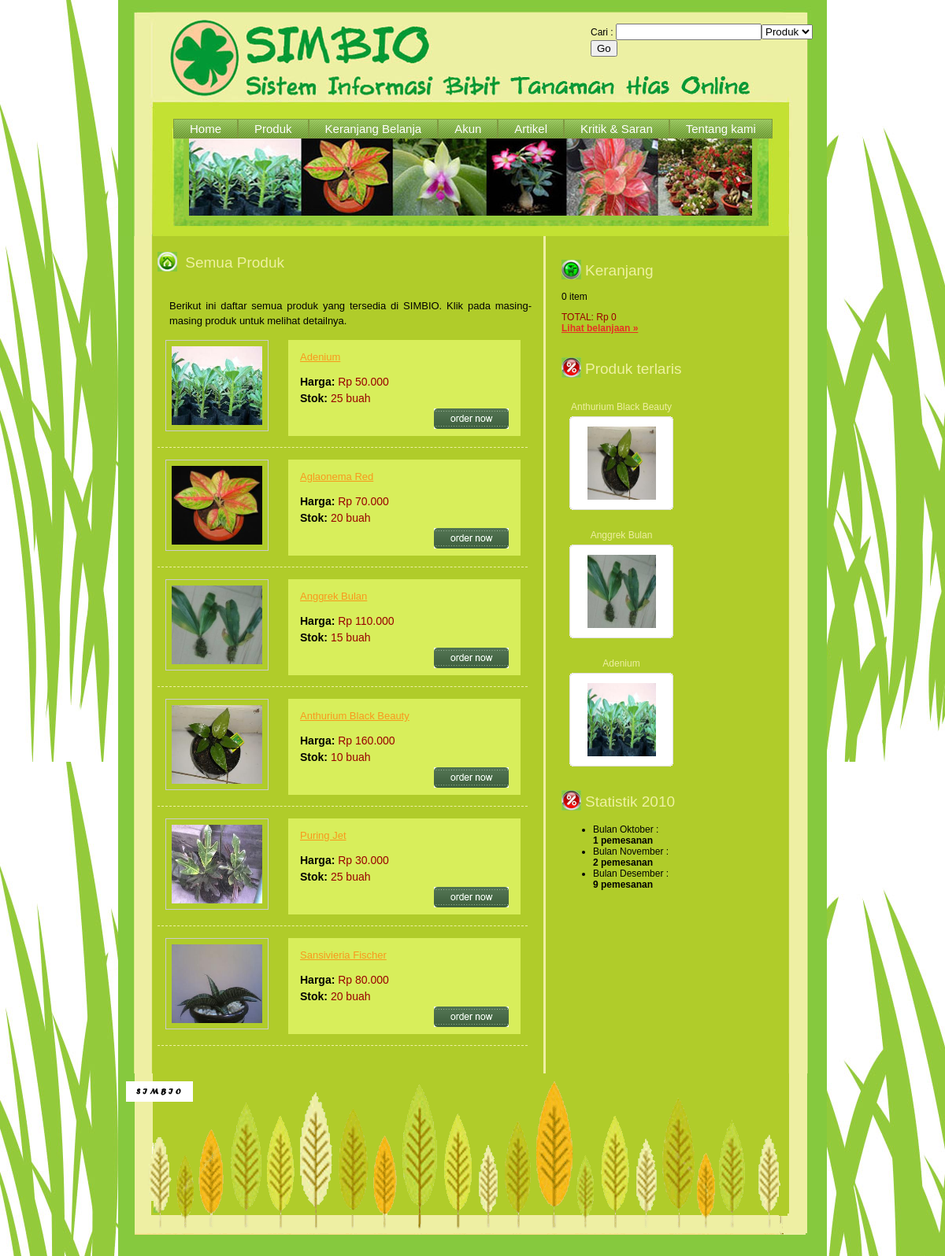
The app's page /index.php/produk with its own data.
### tables this page shows
CREATE TABLE IF NOT EXISTS `tb_produk` (
  `id_produk` int(11) NOT NULL AUTO_INCREMENT,
  `nama_produk` varchar(255) NOT NULL,
  `info_produk` text NOT NULL,
  `gambar_produk_1` varchar(255) NOT NULL,
  `gambar_produk_2` varchar(255) NOT NULL,
  `gambar_produk_3` varchar(255) NOT NULL,
  `stok_produk` int(11) NOT NULL,
  `harga_produk` decimal(10,0) NOT NULL,
  `tanggal_update_produk` datetime NOT NULL,
  `diskon` decimal(10,0) NOT NULL DEFAULT '0',
  `harga_diskon` decimal(10,0) NOT NULL,
  PRIMARY KEY (`id_produk`)
);

### system/application/controllers/produk.php (called while the page is built, shortened)
<?php
class Produk extends Controller {
    function index()
    {
        $data = array();
        $data['daftar_produk'] = $this->M_produk->get_semua_produk();
        $data['judul'] = "Semua Produk";
        $data['judul_konten'] = "Semua Produk";
        $data['template_konten'] = 'template_produk';
        $this->load->vars($data);
        $this->load->view('template');
    }
}

### system/codeigniter/CodeIgniter.php (called while the page is built, shortened)
<?php  if ( ! defined('BASEPATH')) exit('No direct script access allowed');
$EXT =& load_class('Hooks');
$EXT->_call_hook('pre_system');
$URI =& load_class('URI');
$RTR =& load_class('Router');
$method = $RTR->fetch_method();
$EXT->_call_hook('pre_controller');
$CI = new $class();
if ($RTR->scaffolding_request === TRUE)
{
	if ($EXT->_call_hook('scaffolding_override') === FALSE)
	{
		$CI->_ci_scaffolding();
	}
}
else
{
	if (method_exists($CI, '_remap'))
	{
		$CI->_remap($method);
	}
	else
	{
		call_user_func_array(array(&$CI, $method), array_slice($URI->rsegments, 2));
	}
}

### index.php (called while the page is built, shortened)
<?php
require_once BASEPATH.'codeigniter/CodeIgniter'.EXT;

### system/codeigniter/Base5.php (called while the page is built)
<?php  if ( ! defined('BASEPATH')) exit('No direct script access allowed');
class CI_Base {
	private static $instance;
	public function CI_Base()
	{
		self::$instance =& $this;
	}
	public static function &get_instance()
	{
		return self::$instance;
	}
}
function &get_instance()
{
	return CI_Base::get_instance();
}

### system/application/models/m_produk.php (called while the page is built, shortened)
<?php
class M_produk extends Model {
    function get_semua_produk()
    {
        $data = array();
        $this->db->order_by('nama_produk');
        $q = $this->db->get('tb_produk');
        if($q->num_rows() > 0)
        {
            foreach ($q->result_array() as $row)
            {
              $data[] = $row;
            }
        }
        return $data;
    }
}

### system/application/models/m_statistik.php (called while the page is built, shortened)
<?php
class M_statistik extends Model {
    function get_pemesanan_per_bulan($tahun = '2010')
    {
        $data = array();
        $q = $this->db->query("SELECT MONTH(`tanggal_pemesanan`) as bulan, COUNT(id_pesanan) as jumlah
                               FROM tb_pesanan
                               WHERE YEAR(`tanggal_pemesanan`) = $tahun
                               GROUP BY MONTH(`tanggal_pemesanan`)
                               ORDER BY MONTH(`tanggal_pemesanan`) ASC");
        if($q->num_rows() > 0)
        {
            foreach ($q->result_array() as $row)
            {
              $data[] = $row;
            }
        }
        return $data;
    }
    function get_produk_terlaris($limit = 3)
    {
        $data = array();
        $q = $this->db->query("SELECT p.id_produk, p.nama_produk, p.gambar_produk_1, COUNT(pp.id_produk) AS jumlah_pembelian
                               FROM tb_produk_pesanan AS pp, tb_produk AS p
                               WHERE p.id_produk = pp.id_produk
                               GROUP BY pp.id_produk
                               ORDER BY jumlah_pembelian DESC
                               LIMIT $limit");
        if($q->num_rows() > 0)
        {
            foreach ($q->result_array() as $row)
            {
              $data[] = $row;
            }
        }
        return $data;
    }
}

### system/application/views/template_produk.php (the view, shortened to what this page needs)
<div class="title"><span class="title_icon"><img src="images/bullet1.gif" alt="" title="" /></span>
<?php echo $judul_konten ?>
</div>
<br/>
<p>Berikut ini daftar semua produk yang tersedia di SIMBIO. Klik pada masing-masing produk untuk melihat detailnya.</p>
<?php foreach ($daftar_produk as $produk) : ?>
    <div class="feat_prod_box">
        <div class="prod_img prod_images">
            <?php echo anchor("produk/detail/{$produk['id_produk']}/".url_title($produk['nama_produk']), img(array('src' => "images/photos/{$produk['gambar_produk_1']}", 'width' => '115', 'height' => '100', 'border' => '0'))) ?>
        </div>
        <div class="prod_det_box">
            <div class="box_top"></div>
            <div class="box_center">
                <div class="prod_title"><?php echo anchor("produk/detail/{$produk['id_produk']}/".url_title($produk['nama_produk']), $produk['nama_produk']) ?></div>
                <br/>
                <div class="price">
                    <strong>Harga:</strong>
                    <?php if($this->session->userdata('id_user') && $produk['diskon'] != 0) :  ?>
                    <span class="red" style="color: #777;"><strike>Rp <?php echo number_format($produk['harga_produk'], 0, ',', '.') ?></strike></span>
                    <span class="red">Rp <?php echo number_format($produk['harga_diskon'], 0, ',', '.') ?></span>
                    <?php else : ?>
                    <span class="red">Rp <?php echo number_format($produk['harga_produk'], 0, ',', '.') ?></span>
                    <?php endif; ?>
                </div>
                <div class="price"><strong>Stok:</strong> <span class="red"><?php echo $produk['stok_produk'] ?> buah</span></div>
                <?php echo anchor("keranjang_belanja/tambah/{$produk['id_produk']}", img(array('src' => "images/order_now.gif", 'border' => '0')), array('class' => 'more')) ?>
            </div>
            <div class="box_bottom"></div>
        </div>
    </div>
<?php endforeach; ?>

### system/application/views/template.php (shortened to what this page needs)
<!DOCTYPE html PUBLIC "-//W3C//DTD XHTML 1.0 Transitional//EN" "http://www.w3.org/TR/xhtml1/DTD/xhtml1-transitional.dtd">
<html xmlns="http://www.w3.org/1999/xhtml">
    <head>
        <link rel="stylesheet" type="text/css" href="style.css" />
    </head>
    <body>
        <div id="wrap">
            <div class="header">
                <?php $this->load->view('header') ?>
            </div>
            <div class="center_content">
                <div class="left_content">
                    <?php $this->load->view($template_konten) ?>
                </div>
                <div class="right_content">
                    <?php $this->load->view('sidebar') ?>
                </div>
                <div class="footer">
                    <?php $this->load->view('footer') ?>
                </div>
            </div>
        </div>
    </body>
</html>

### system/application/views/header.php
<div class="logo"><a href="index.php"><img src="" alt="" title="" border="0" /></a>
    <?php $this->load->view('form_pencarian'); ?>
</div>
<div id="menu">
    <ul>
        <li><a href="index.php" class="btn">Home</a></li>
        <li><a href="index.php/produk" class="btn">Produk</a></li>
        <li><a href="index.php/keranjang_belanja" class="btn">Keranjang Belanja</a></li>
        <li><a href="index.php/akun" class="btn">Akun</a></li>
        <li><a href="index.php/artikel" class="btn">Artikel</a></li>
        <li><a href="index.php/home/kritik_saran" class="btn">Kritik & Saran</a></li>
        <li><a href="index.php/home/tentang_kami" class="btn">Tentang kami</a></li>
    </ul>
</div>

### system/application/views/form_pencarian.php
<?php
echo form_open('home/cari');
echo "Cari : ";
echo form_input(array('name' => 'q', 'class' => 'search_input', 'value' => $this->input->post('q')));
echo form_dropdown('kategori', array('produk' => 'Produk', 'artikel' => 'Artikel'));
echo form_submit('submit', 'Go');
echo form_close();
?>

### system/application/views/sidebar.php (shortened to what this page needs)
<div class="cart">
    <div class="title"><span class="title_icon"><img src="images/cart2.jpg" alt="" title="" /></span>Keranjang</div>
    <div>
        <?php echo $this->cart->total_items(); ?> item
        <span class="red">TOTAL: Rp <?php echo ($this->cart->total()) ? $this->cart->format_number($this->cart->total()) : "0"; ?></span>
        <br/>
        <span class="red"><strong><?php echo anchor('keranjang_belanja', 'Lihat belanjaan &raquo;') ?></strong></span>
    </div>
</div>
<div class="right_box">
    <div class="title"><span class="title_icon"><img src="images/promosi.jpg" alt="" title="" /></span>Produk terlaris</div>
    <?php
    $produk_terlaris = $this->M_statistik->get_produk_terlaris(3);
    foreach ($produk_terlaris as $produk) :
    ?>
    <div class="new_prod_box">
        <?php echo anchor("produk/detail/{$produk['id_produk']}/".url_title($produk['nama_produk']), $produk['nama_produk']) ?>
        <div class="new_prod_bg">
           <br style="line-height: 8px"/>
           <?php echo anchor("produk/detail/{$produk['id_produk']}/".url_title($produk['nama_produk']), img(array('src' => "images/photos/{$produk['gambar_produk_1']}", 'width' => '87', 'height' => '93', 'border' => '0'))) ?>
        </div>
    </div>
    <?php endforeach; ?>
</div>
<div class="right_box">
    <div class="title"><span class="title_icon"><img src="images/promosi.jpg" alt="" title="" /></span>Statistik 2010</div>
    <?php
    $daftar_pemesanan = $this->M_statistik->get_pemesanan_per_bulan('2010');
    $bulan = array('', 'Januari', 'Februari', 'Maret', 'April', 'Mei', 'Juni', 'Juli', 'Agustus', 'September', 'Oktober', 'November', 'Desember');
    echo "<ul>";
    foreach ($daftar_pemesanan as $stat)
    {
        echo "<li>";
        echo "Bulan " . $bulan[$stat['bulan']] . " : <br/>";
        echo "<strong>" . $stat['jumlah'] . " pemesanan</strong>";
        echo "</li>";
    }
    echo "</ul>";
    ?>
</div>

### system/application/views/footer.php
<div class="left_footer"><img src="images/footer_logo.gif" alt="" title="" /><br /></div>
<div class="right_footer">
</div>

### style.css (style rules this page uses)
body { background:url(images/background.jpg) fixed; font-family:Arial, Helvetica, sans-serif; padding:0; font-size:12px; margin:0px auto auto auto; color:#000000; }
a { color:#E73025; }
p { padding:5px 0 5px 0; margin:0px; text-align:justify; line-height:19px; }
p.details, .left_content p, .left_content ul, .left_content ol { padding:5px 15px 5px 15px; font-size:13px; }
#wrap { width:900px; height: auto; margin:auto; background-color:#FFFFFF; }
.header { width:900px; height:300px; background:url(images/header1.jpg) no-repeat center; }
.logo { padding:30px 0 40px 600px; }
#menu { width:900px; height:30px; float:left; margin-left:60px; padding:0px 0 0 0px; }
#menu ul { display:block; list-style:none; padding:9px 0 0 10px; margin:0px; }
#menu ul li { display:inline; padding:0px; margin:0px; height:0px; }
#menu ul li a { display:block; margin-top: 30px; float:left; text-decoration:none; text-align:center; font-size: 15px; }
span.red { color:#990000; }
.price { font-size:14px; padding:0 0 0 15px; margin:2px 0 5px 0; }
.center_content { width:900px; padding:0px 0 0 0; background:url(images/center_bg1.gif) repeat-y center; }
.left_content { width:490px; float:left; padding:10px 0 30px 20px; margin-left:30px; border-right-style:solid; border-right-color:#eeefa3 }
.right_content { width:200px; float:left; padding:20px 0 20px 20px; margin-right:100px; }
.title { color:#eef1a2; padding:0px; font-size:19px; margin:10px 0 10px 0; }
span.title_icon { padding:0 5px 0 0; vertical-align: middle; }
.prod_title { color:#f8981d; padding:5px 0 0 15px; font-size:13px; }
.prod_title a { color:#f8981d; }
a.more { font-style:italic; color:#EEF1A2; float:right; text-decoration:none; font-size:11px; padding:0px 15px 0 0 ; }
.right_box { width:170px; float:left; padding:10px 0 0 0; }
.feat_prod_box { padding:10px 0 10px 10px; margin:0 20px 5px 0; border-bottom:1px #EEF1A2 dashed; clear:both; }
.prod_img { float:left; padding:0 5px 0 0; text-align:center; }
.prod_det_box { width:295px; float:left; padding:0 0 0 25px; position:relative; }
.box_top { width:295px; height:9px; background:url(images/box_top.gif) no-repeat center bottom; }
.box_center { width:295px; height:auto; background:url(images/box_center.gif) repeat-y center; }
.box_bottom { width:295px; height:9px; background:url(images/box_bottom.gif) no-repeat center top; }
.new_prod_box { float:left; text-align:center; padding:10px; }
.new_prod_box a { padding:5px 0 5px 0; color:#eeefa3; text-decoration:none; display:block; }
.new_prod_bg { width:132px; height:119px; text-align:center; background:url(images/new_prod_box.gif) no-repeat center; position:relative; }
.cart { width:337px; margin:0px 0 10px 0; }
.footer { height:232px; border-top:none; background:url(images/footer_bg1.gif) no-repeat bottom; }
.left_footer { float:left; padding:10px 0 0 10px; }
.right_footer { float:right; padding:10px 10px 0 0; }
.prod_images { padding: 7px; border: 1px solid #CCC; margin: 0px 0px 10px 0px; }
.btn { background: #9d4 url('images/btn-shade.png') bottom left repeat-x; color: white; font-size: 13px; padding: 3px 20px; border: 1px solid #7F9941; -moz-border-radius: 6px; }

### records on screen
tb_produk: id_produk+nama_produk+gambar_produk_1 (picture), id_produk+nama_produk "Adenium", harga_produk "50.000", stok_produk "25"
tb_produk: id_produk+nama_produk+gambar_produk_1 (picture), id_produk+nama_produk "Aglaonema Red", harga_produk "70.000", stok_produk "20"
tb_produk: id_produk+nama_produk+gambar_produk_1 (picture), id_produk+nama_produk "Anggrek Bulan", harga_produk "110.000", stok_produk "15"
tb_produk: id_produk+nama_produk+gambar_produk_1 (picture), id_produk+nama_produk "Anthurium Black Beauty", harga_produk "160.000", stok_produk "10"
tb_produk: id_produk+nama_produk+gambar_produk_1 (picture), id_produk+nama_produk "Puring Jet", harga_produk "30.000", stok_produk "25"
tb_produk: id_produk+nama_produk+gambar_produk_1 (picture), id_produk+nama_produk "Sansivieria Fischer", harga_produk "80.000", stok_produk "20"

### other values on screen
$judul_konten "Semua Produk"
$this->cart->total_items() "0"
anchor('keranjang_belanja', 'Lihat belanjaan &raquo;') "Lihat belanjaan »"
$bulan[$stat['bulan']] "Oktober"
$stat['jumlah'] "1"
$bulan[$stat['bulan']] "November"
$stat['jumlah'] "2"
$bulan[$stat['bulan']] "Desember"
$stat['jumlah'] "9"
